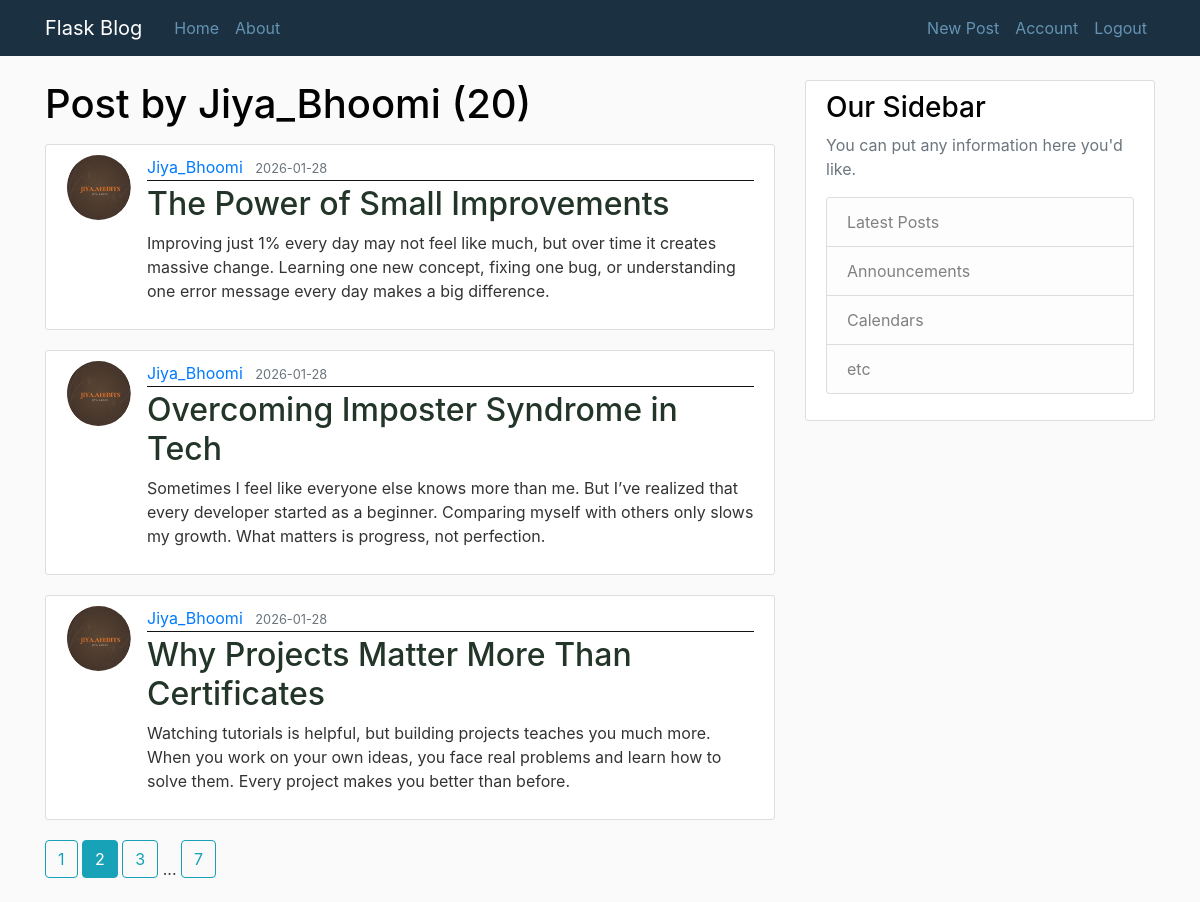
/user/Jiya_Bhoomi?page=2 (signed in), run on the app's committed database.
### Blogpost/models.py (models this page shows, shortened)
class User(db.Model, UserMixin):
    id = db.Column(db.Integer, primary_key=True)
    username = db.Column(db.String(20), unique=True, nullable=False)
    email = db.Column(db.String(120), unique=True, nullable=False)
    image_file = db.Column(db.String(20), nullable=False, default='download.jpg')
    password = db.Column(db.String(60), nullable=False)
    posts = db.relationship('Post', backref='author', lazy=True)

class Post(db.Model):
    id = db.Column(db.Integer, primary_key=True)
    title = db.Column(db.String(100), nullable=False)
    date_posted = db.Column(db.DateTime, nullable=False, default=datetime.utcnow)
    content = db.Column(db.Text, nullable=False)
    user_id = db.Column(db.Integer, db.ForeignKey('user.id'), nullable=False)

### Blogpost/routes.py (the view)
@app.route("/user/<string:username>")
def user_post(username):
    page = request.args.get('page',1, type=int,)
    user = User.query.filter_by(username=username).first_or_404()
    posts = Post.query.filter_by(author=user)\
            .order_by(Post.date_posted.desc())\
            .paginate(page=page,per_page=3)
    return render_template('user_post.html', posts=posts, user=user)

### Blogpost/models.py (called while the page is built)
@login_manager.user_loader
def load_user(user_id):
    return User.query.get(int(user_id))

### Blogpost/templates/user_post.html
{% extends 'layout.html' %}
{% block content %}
    <h1 class="mb-3"> Post by {{ user.username }} ({{ posts.total }})</h1>
        {% for post in posts.items %}
            <article class="media content-section">
                <img class="rounded-circle article-img" src="{{ url_for('static', filename ='profile_pic/' + post.author.image_file) }}">
                <div class="media-body">
                    <div class="article-metadata">
                    <a class="mr-2" href="{{url_for('user_post', username=post.author.username)}}">{{ post.author.username }}</a>
                    <small class="text-muted">{{ post.date_posted.strftime('%Y-%m-%d') }}</small>
                    </div>
                    <h2><a class="article-title" href="{{url_for('post', post_id=post.id)}}">{{ post.title }}</a></h2>
                    <p class="article-content">{{ post.content }}</p>
                </div>
            </article>
        {% endfor %}
        {% for page_num in posts.iter_pages(left_edge=1, right_edge=1, left_current=1, right_current=1) %}
            {% if page_num %}
                {% if posts.page == page_num %}
                    <a class="btn btn-info mb-4" href="{{url_for('user_post', username=user.username, page=page_num)}}"> {{ page_num }} </a>
                {% else %}
                    <a class="btn btn-outline-info mb-4" href="{{url_for('user_post',username=user.username, page=page_num)}}"> {{ page_num }} </a>
                {% endif %}
            {% else %}
                ...
            {% endif %}
        {% endfor %}
{% endblock content %}

### Blogpost/static/main.css (style rules this page uses)
body { background: #fafafa; color: #333333; margin-top: 5rem; }
h1, h2, h3, h4, h5, h6 { color: #020202; }
.content-section { background: #ffffff; padding: 10px 20px; border: 1px solid #dddddd; border-radius: 3px; margin-bottom: 20px; }
.article-title { color: #223528; }
.article-content { white-space: pre-line; }
.article-img { height: 65px; width: 65px; margin-right: 16px; }
.article-metadata { padding-bottom: 1px; margin-bottom: 4px; border-bottom: 1px solid #131313 }

### data on the page
User: username "Jiya_Bhoomi"
Post: image_file (picture), author.username "Jiya_Bhoomi", date_posted "2026-01-28", title "The Power of Small Improvements", content "Improving just 1% every day may not feel like much, but over time it creates massive change. Learning one new concept, fixing one bug, or understanding one error message every day makes a big difference."
Post: image_file (picture), author.username "Jiya_Bhoomi", date_posted "2026-01-28", title "Overcoming Imposter Syndrome in Tech", content "Sometimes I feel like everyone else knows more than me. But I’ve realized that every developer started as a beginner. Comparing myself with others only slows my growth. What matters is progress, not perfection."
Post: image_file (picture), author.username "Jiya_Bhoomi", date_posted "2026-01-28", title "Why Projects Matter More Than Certificates", content "Watching tutorials is helpful, but building projects teaches you much more. When you work on your own ideas, you face real problems and learn how to solve them. Every project makes you better than before."

### other printed values
{{ posts.total }} "20"
{{ page_num }} "1" "3" "7"
{{ page_num }} "2"
